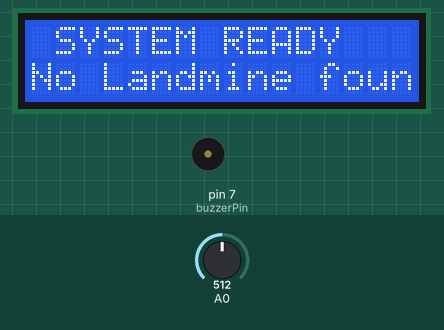
This sketch was run on a simulated Arduino Uno, built with avr-gcc and run on an emulated ATmega328P. Parts: 16×2 character LCD, buzzer (waves = sounding, pin HIGH). The inputs (shaded band) are chosen by the test bench; at power-on: A0 = 512. What the sketch prints to the serial monitor is not drawn.

Above: at 1.2 s.
1.3 s: A0 set to 0
At 2.3 s:
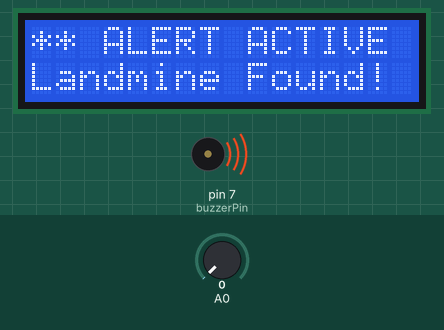
At 5.5 s:
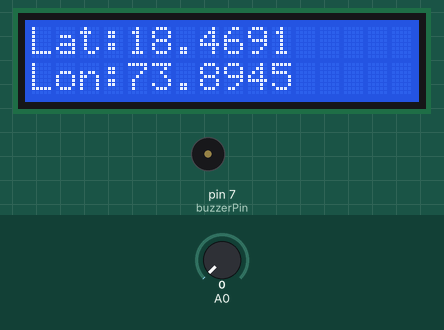
6.1 s: A0 set to 122
At 10.1 s:
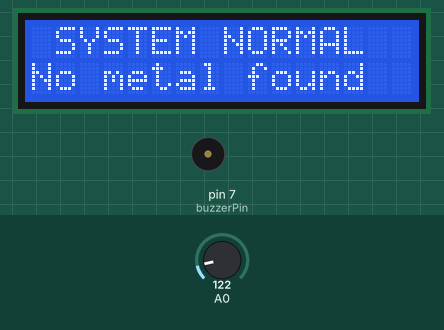
Timing chart, 0 to 11.6 s (numbered marks = the images above; inputs shaded):
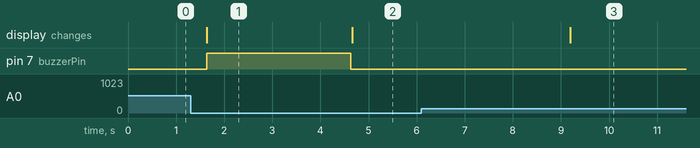

Measured:
- after the input at 1.3 s, pin 7 (buzzerPin): LOW → HIGH after 0.33 s, → LOW 3.0 s later; the display: changes after 0.33 s (image 1)
- after the input at 6.1 s, the display: changes after 3.1 s (image 3)
- what the display in image 1 shows lasts 3.1 s, from 1.6 s to 4.7 s

The sketch:

Arduino-RTC.ino
```cpp
#include <LiquidCrystal_I2C.h>
#include <Wire.h>


// Initialize the I2C LCD with address 0x27 and size 16x2
LiquidCrystal_I2C lcd(0x27, 16, 2);

const int buzzerPin = 7;
bool metalDetected = false;

void setup() {
  Serial.begin(9600);              // Start serial communication
  lcd.init();                      // Initialize the LCD
  lcd.backlight();                 // Turn on backlight
  pinMode(buzzerPin, OUTPUT);      // Buzzer pin as output

  // Initial message
  lcd.clear();
  lcd.setCursor(0, 0);
  lcd.print(" SYSTEM READY ");
  lcd.setCursor(0, 1);
  lcd.print("No Landmine found");
}

void loop() {
  int sensorValue = analogRead(A0);  // Read analog value from A0
  Serial.print("Analog value at A0: ");
  Serial.println(sensorValue);       // Print to Serial Monitor

  if (sensorValue == 0) {
    if (!metalDetected) {
      metalDetected = true;

      // Alert message
      lcd.clear();
      lcd.setCursor(0, 0);
      lcd.print("** ALERT ACTIVE **");
      lcd.setCursor(0, 1);
      lcd.print("Landmine Found!");

      digitalWrite(buzzerPin, HIGH);
      delay(3000);                  // Buzzer ON for 3 seconds
      digitalWrite(buzzerPin, LOW);

      // Show coordinates
      lcd.clear();
      lcd.setCursor(0, 0);
      lcd.print("Lat:18.4691");
      lcd.setCursor(0, 1);
      lcd.print("Lon:73.8945");
      delay(4000);  // Show coordinates for 4 seconds
    }
  } else {
    if (metalDetected) {
      metalDetected = false;
      lcd.clear();
      lcd.setCursor(0, 0);
      lcd.print(" SYSTEM NORMAL ");
      lcd.setCursor(0, 1);
      lcd.print("No metal found");
    }
  }

  delay(500);  // Delay for stability
}
```
